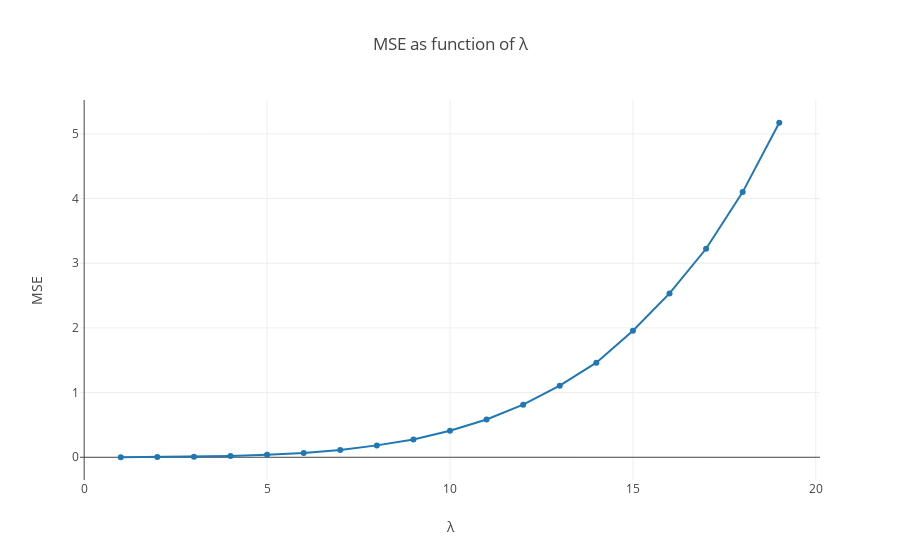

Notebook source saved alongside this figure:
### Code cell
lam = 10.
s = sample_exp(lam, N=1000)

lambdas_true = np.arange(1, 20, 1.)

lyt = Layout(
    title="MSE as function of λ",
    xaxis=dict(title="λ"),
    yaxis=dict(title="MSE")
)

data = [Scatter(
    x=lambdas_true,
    y=[MSE(l, N=1000, repeat=10000) for l in lambdas_true]
)]

py.iplot(Figure(data=data, layout=lyt))

### Figure 1 — Plotly figure (JSON) as saved in the notebook; plotly's stock layout.template omitted (floating-point values rounded to 4 significant figures)
{"data": [{"type": "scatter", "x": [1, 2, 3, 4, 5, 6, 7, 8, 9, 10, 11, 12, 13, 14, 15, 16, 17, 18, 19], "y": [0.0005115, 0.003974, 0.009853, 0.02055, 0.03764, 0.06696, 0.1127, 0.1841, 0.2744, 0.4105, 0.584, 0.8135, 1.107, 1.463, 1.958, 2.534, 3.224, 4.1, 5.172]}], "layout": {"title": "MSE as function of λ", "xaxis": {"title": "λ"}, "yaxis": {"title": "MSE"}}}
